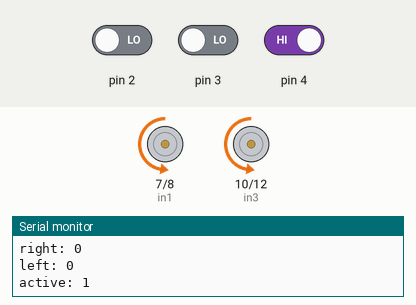
The sketch below on a simulated Arduino Nano, built with avr-gcc and run on an emulated ATmega328P. On the bench: motor-driver pin pairs drawn as motors (green arrow = first pin HIGH = forward, orange = second pin HIGH = backward, longer = more drive, scaled by the enable pin), the last lines printed to the serial monitor. Inputs (shaded band) come from the test bench; at power-on: pin 2 LOW, pin 3 LOW, pin 4 HIGH.

Above: at 3.2 s.
3.3 s: pin 2 driven HIGH
At 4.8 s:
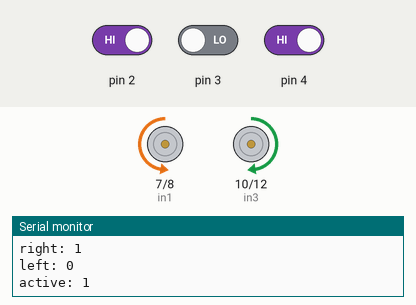
5.1 s: pin 3 driven HIGH
At 6.7 s:
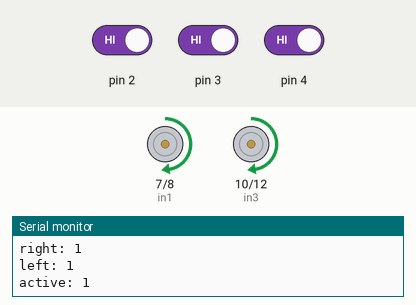
7.5 s: pin 4 driven LOW
At 9.6 s:
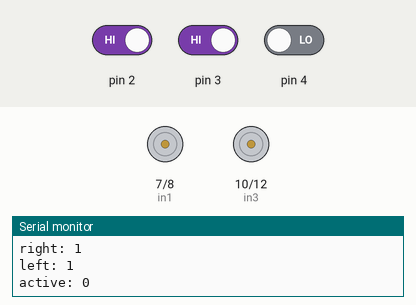
9.9 s: pin 4 driven HIGH
At 11.7 s:
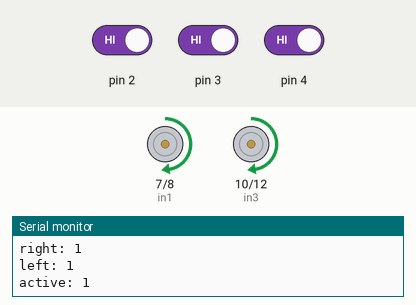
12.3 s: pin 2 driven LOW
At 13.5 s:
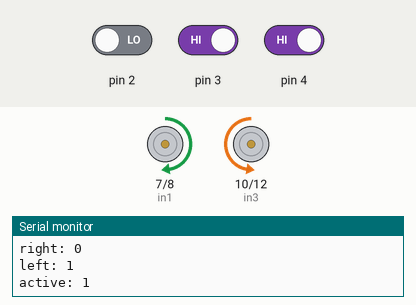
14.7 s: pin 3 driven LOW
At 16.6 s:
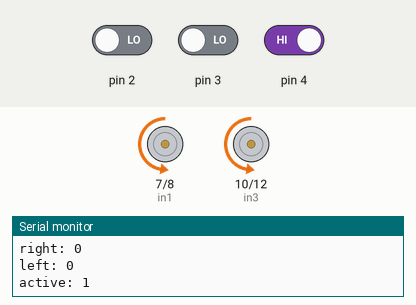
Timing chart, 0 to 18.1 s (numbered marks = the images above; inputs shaded):
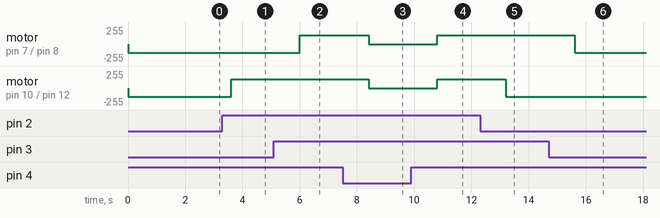

The sketch:

Lab4nano.ino
```cpp
// Arduino nano code

// Motor A connections
int enA = 9;
int in1 = 7;
int in2 = 8;
// Motor B connections
int enB = 11;
int in3 = 10;
int in4 = 12;

int rightr = 0;
int leftl = 0;
int active = 0;

void setup()
{
  pinMode(enA, OUTPUT);
  pinMode(enB, OUTPUT);
  pinMode(in1, OUTPUT);
  pinMode(in2, OUTPUT);
  pinMode(in3, OUTPUT);
  pinMode(in4, OUTPUT);

  Serial.begin(9600);
}

void loop()
{
  rightr = digitalRead(2);
  leftl = digitalRead(3);
  active = digitalRead(4);

  if (active == 0)
  {
    digitalWrite(in1, 0);
    digitalWrite(in2, LOW);
    digitalWrite(in3, 0);
    digitalWrite(in4, LOW);
    analogWrite(enA, 0);
    analogWrite(enB, 0);
    delay(200);
  }
  else if (rightr == 1 && leftl == 1 && active == 1)
  {
    digitalWrite(in1, HIGH);
    digitalWrite(in2, LOW);
    digitalWrite(in3, HIGH);
    digitalWrite(in4, LOW);
    analogWrite(enA, 128);
    analogWrite(enB, 128);
    delay(200);
  }
  else if (rightr == 1 && leftl == 0 && active == 1)
  {
    digitalWrite(in1, LOW);
    digitalWrite(in2, HIGH);
    digitalWrite(in3, HIGH);
    digitalWrite(in4, LOW);
    analogWrite(enA, 128);
    analogWrite(enB, 128);
    delay(200);
  }
  else if (rightr == 0 && leftl == 1 && active == 1)
  {
    digitalWrite(in1, 1);
    digitalWrite(in2, 0);
    digitalWrite(in3, 0);
    digitalWrite(in4, 1);
    analogWrite(enA, 128);
    analogWrite(enB, 128);
    delay(200);
  }
  else if (rightr == 0 && leftl == 0 && active == 1)
  {
    digitalWrite(in1, 0);
    digitalWrite(in2, 1);
    digitalWrite(in3, 0);
    digitalWrite(in4, 1);
    analogWrite(enA, 128);
    analogWrite(enB, 128);
    delay(200);
  }

  Serial.print("right: ");
  Serial.println(rightr);

  Serial.print("left: ");
  Serial.println(leftl);

  Serial.print("active: ");
  Serial.println(active);
  delay(1000);

  Serial.println("#######################");
}
```

Measured:
- after the input at 3.3 s, motor on pin 10 (in3) / pin 12 (in4): backward 128/255 → forward 128/255 after 0.30 s
- after the input at 5.1 s, motor on pin 7 (in1) / pin 8 (in2): backward 128/255 → forward 128/255 after 0.90 s
- after the input at 7.5 s, motor on pin 7 (in1) / pin 8 (in2), motor on pin 10 (in3) / pin 12 (in4): forward 128/255 → stopped after 0.90 s
- after the input at 9.9 s, motor on pin 7 (in1) / pin 8 (in2), motor on pin 10 (in3) / pin 12 (in4): stopped → forward 128/255 after 0.91 s
- after the input at 12.3 s, motor on pin 10 (in3) / pin 12 (in4): forward 128/255 → backward 128/255 after 0.91 s
- after the input at 14.7 s, motor on pin 7 (in1) / pin 8 (in2): forward 128/255 → backward 128/255 after 0.91 s
